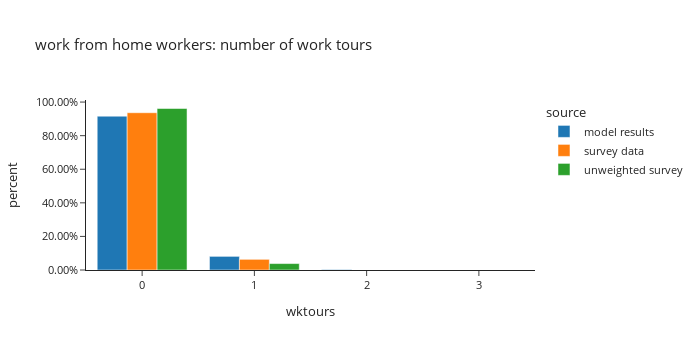

Notebook source saved alongside this figure:
### Code cell
_df = df_full_person_day_workers[df_full_person_day_workers['worker_type']=="wfh"].groupby(['source','wktours'])['pdexpfac'].sum().reset_index()
_df['percent'] = _df.groupby(['source'], group_keys=False)['pdexpfac'].apply(lambda x: x / float(x.sum()))

fig = px.bar(_df, x="wktours", y="percent", color="source",
             barmode="group",template="simple_white",
             title= "work from home workers: number of work tours")
fig.update_layout(height=350, width=700, font=dict(size=11),
                  yaxis_tickformat = '.2%')
fig.show()

### Figure 1 — Plotly figure (JSON) as saved in the notebook; plotly's stock layout.template omitted (floating-point values rounded to 4 significant figures)
{"data": [{"alignmentgroup": "True", "hovertemplate": "source=model results<br>wktours=%{x}<br>percent=%{y}<extra></extra>", "legendgroup": "model results", "marker": {"color": "#1F77B4", "pattern": {"shape": ""}}, "name": "model results", "offsetgroup": "model results", "orientation": "v", "showlegend": true, "textposition": "auto", "type": "bar", "x": [0, 1, 2, 3], "xaxis": "x", "y": [0.916, 0.0812, 0.002729, 0.0001143], "yaxis": "y"}, {"alignmentgroup": "True", "hovertemplate": "source=survey data<br>wktours=%{x}<br>percent=%{y}<extra></extra>", "legendgroup": "survey data", "marker": {"color": "#FF7F0E", "pattern": {"shape": ""}}, "name": "survey data", "offsetgroup": "survey data", "orientation": "v", "showlegend": true, "textposition": "auto", "type": "bar", "x": [0, 1], "xaxis": "x", "y": [0.9365, 0.06346], "yaxis": "y"}, {"alignmentgroup": "True", "hovertemplate": "source=unweighted survey<br>wktours=%{x}<br>percent=%{y}<extra></extra>", "legendgroup": "unweighted survey", "marker": {"color": "#2CA02C", "pattern": {"shape": ""}}, "name": "unweighted survey", "offsetgroup": "unweighted survey", "orientation": "v", "showlegend": true, "textposition": "auto", "type": "bar", "x": [0, 1], "xaxis": "x", "y": [0.9617, 0.03828], "yaxis": "y"}], "layout": {"barmode": "group", "font": {"size": 11}, "height": 350, "legend": {"title": {"text": "source"}, "tracegroupgap": 0}, "title": {"text": "work from home workers: number of work tours"}, "width": 700, "xaxis": {"anchor": "y", "domain": [0.0, 1.0], "title": {"text": "wktours"}}, "yaxis": {"anchor": "x", "domain": [0.0, 1.0], "tickformat": ".2%", "title": {"text": "percent"}}}}
